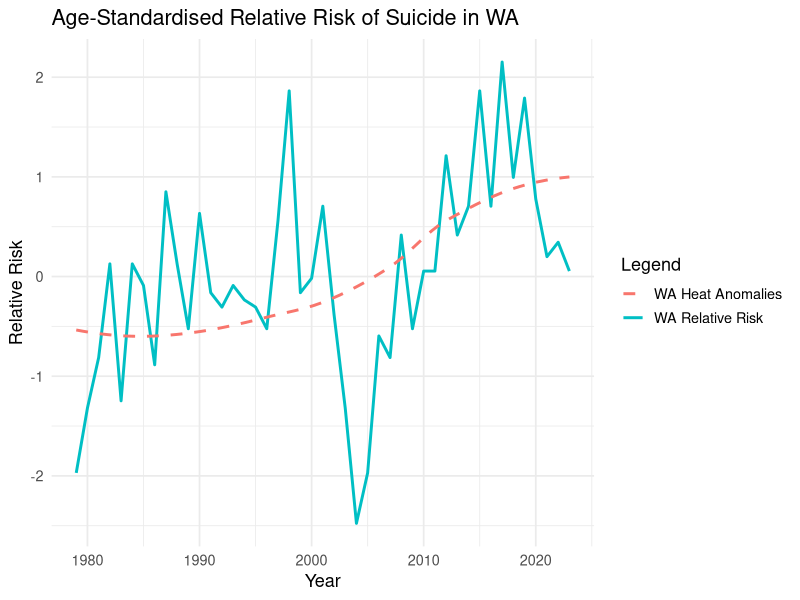
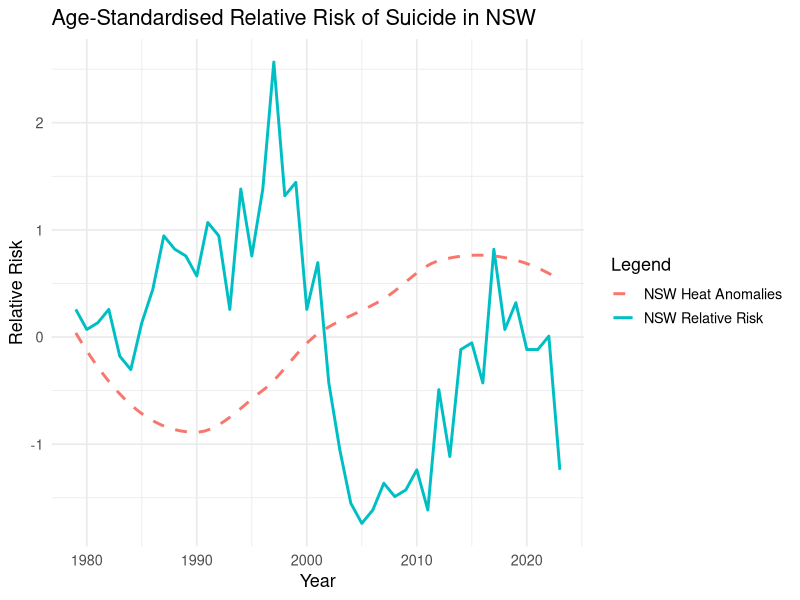
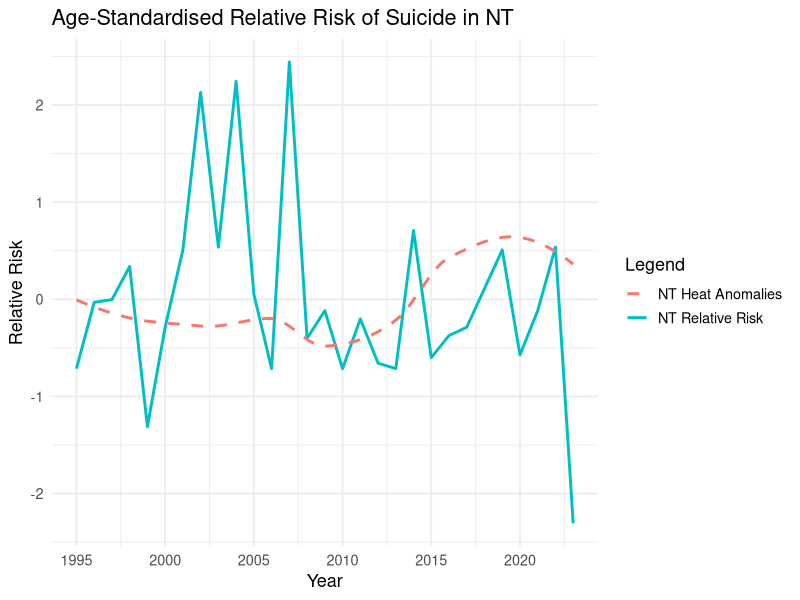

Reproduce these figures in R, in order.
## ---- chunk 1
# Load libraries
library(tidyverse)
## ---- chunk 2
# Create the data
dat <- read.csv("Relative_risk.csv", header=TRUE)
df <- data.frame(dat)
attach(df)
## ---- chunk 3
# Compute relative risk (WA vs Australia)
df <- df %>%
  mutate(
    RR_WA = scale(WA),
    Heat_z_WA = scale(WA_Heat_Anomalies)[,1]
  )

# Plot trend for WA
ggplot(df, aes(x = Year)) +
  geom_line(
    aes(y = RR_WA, colour = "WA Relative Risk"),
    linewidth = 1
  ) +
  geom_smooth(
    aes(y = Heat_z_WA, colour = "WA Heat Anomalies"),
    method = "loess",
    se = FALSE,
    linetype = "dashed"
  ) +
  labs(
    title = "Age-Standardised Relative Risk of Suicide in WA",
    y = "Relative Risk",
    x = "Year",
    colour = "Legend"
  ) +
  theme_minimal(base_size = 13)
## ---- chunk 4
# Plot trend for NSW
df <- df %>%
  mutate(
    RR_NSW = scale(NSW),
    Heat_z_NSW = scale(NSW_Heat_Anomalies)[,1]
  )

ggplot(df, aes(x = Year)) +
  geom_line(
    aes(y = RR_NSW, colour = "NSW Relative Risk"),
    linewidth = 1
  ) +
  geom_smooth(
    aes(y = Heat_z_NSW, colour = "NSW Heat Anomalies"),
    method = "loess",
    se = FALSE,
    linetype = "dashed"
  ) +
  labs(
    title = "Age-Standardised Relative Risk of Suicide in NSW",
    y = "Relative Risk",
    x = "Year",
    colour = "Legend"
  ) +
  theme_minimal(base_size = 13)

## ---- chunk 5
# Plot trend for NT (from 1995 onwards)
df_new <- df %>%
  filter(Year >= 1995)

df_new  <- df_new %>%
    mutate(
    RR_NT = scale(NT),
    Heat_z_NT = scale(NT_Heat_Anomalies)[,1]
  )

ggplot(df_new, aes(x = Year)) +
  geom_line(
    aes(y = RR_NT, colour = "NT Relative Risk"),
    linewidth = 1
  ) +
  geom_smooth(
    aes(y = Heat_z_NT, colour = "NT Heat Anomalies"),
    method = "loess",
    se = FALSE,
    linetype = "dashed"
  ) +
  labs(
    title = "Age-Standardised Relative Risk of Suicide in NT",
    y = "Relative Risk",
    x = "Year",
    colour = "Legend"
  ) +
  theme_minimal(base_size = 13)

